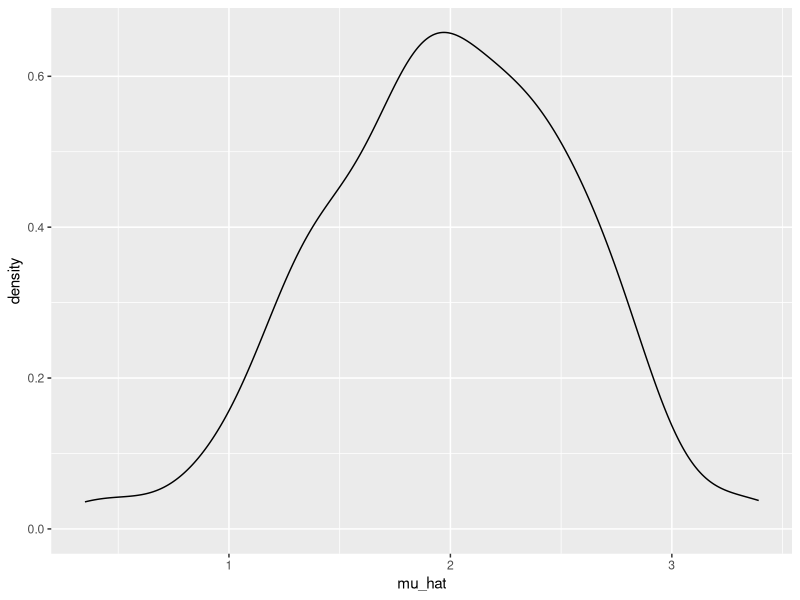
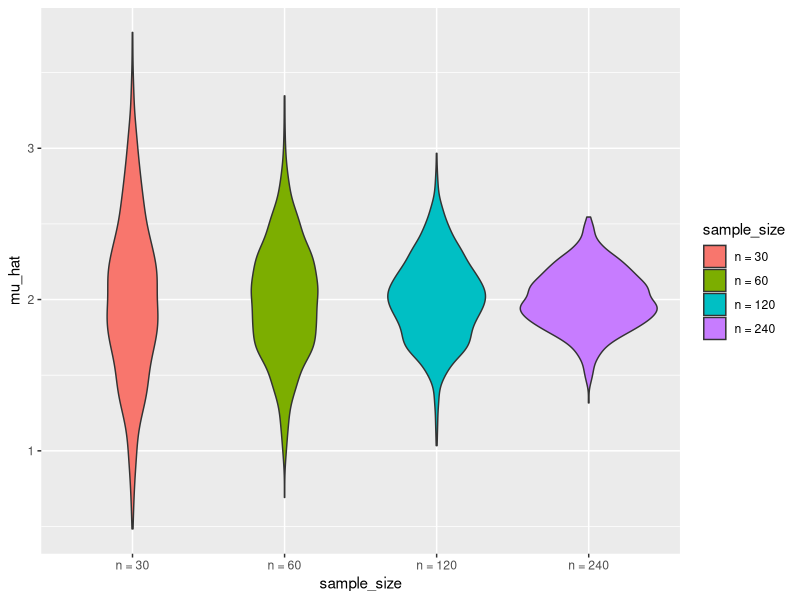
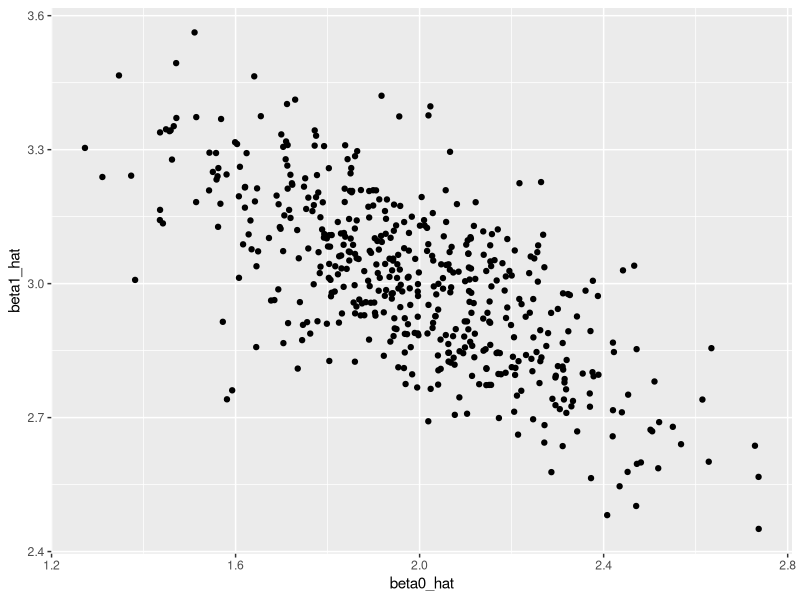
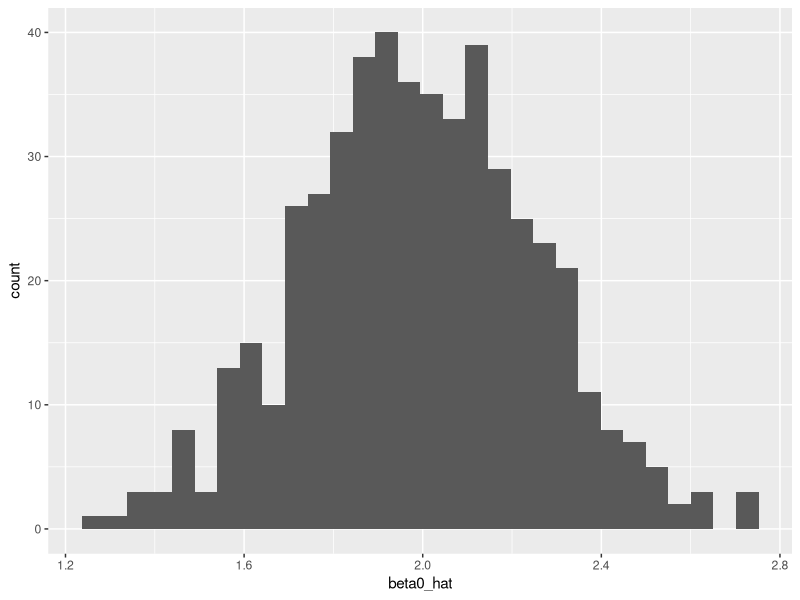
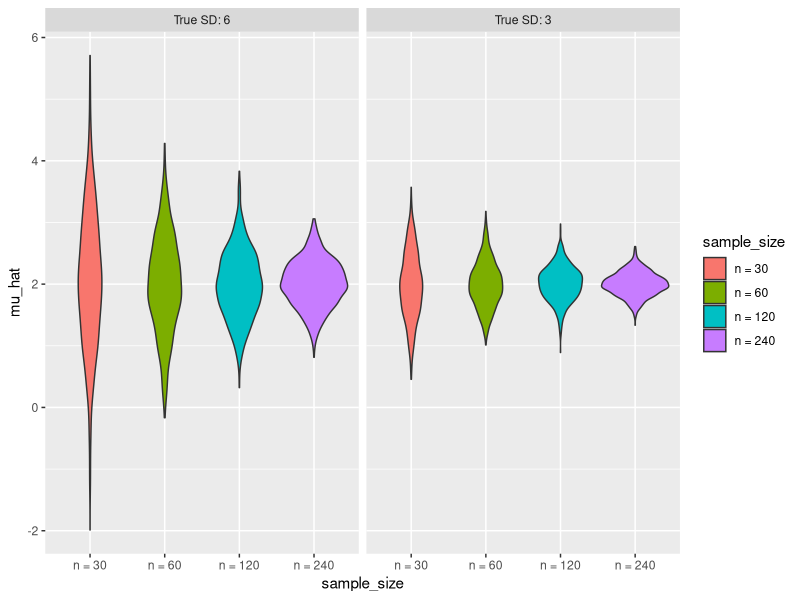

Generate these figures, in order, with R:
## ---- chunk 1
library(tidyverse)
library(ggplot2)
set.seed(1)
## ---- chunk 2
sim_mean_sd = function(n, mu = 2, sigma = 3) {
  
  sim_data = tibble(
    x = rnorm(n, mean = mu, sd = sigma),
  )
  
  sim_data |> 
    summarize(
      mu_hat = mean(x),
      sigma_hat = sd(x)
    )
}
## ---- chunk 3
output = vector("list", 100)

for (i in 1:100) {
  output[[i]] = sim_mean_sd(30)
}

sim_results = bind_rows(output)
## ---- chunk 4
sim_results_df = 
  expand_grid(
    sample_size = 30,
    iter = 1:100
  ) |> 
  mutate(
    estimate_df = map(sample_size, sim_mean_sd)
  ) |> 
  unnest(estimate_df)
## ---- chunk 5
sim_results_df |> 
  ggplot(aes(x = mu_hat)) + 
  geom_density()

sim_results_df |> 
  pivot_longer(
    mu_hat:sigma_hat,
    names_to = "parameter", 
    values_to = "estimate") |> 
  group_by(parameter) |> 
  summarize(
    emp_mean = mean(estimate),
    emp_sd = sd(estimate)) |> 
  knitr::kable(digits = 3)
## ---- chunk 6
sim_results_df =   
  map(1:100, \(i) sim_mean_sd(30, 2, 3)) |> 
  bind_rows()
## ---- chunk 7
sim_results_df = 
  expand_grid(
    sample_size = c(30, 60, 120, 240),
    iter = 1:1000
  ) |> 
  mutate(
    estimate_df = map(sample_size, sim_mean_sd)
  ) |> 
  unnest(estimate_df)
## ---- chunk 8
sim_results_df |> 
  mutate(
    sample_size = str_c("n = ", sample_size),
    sample_size = fct_inorder(sample_size)) |> 
  ggplot(aes(x = sample_size, y = mu_hat, fill = sample_size)) + 
  geom_violin()
## ---- chunk 9
sim_regression = function(n, beta0 = 2, beta1 = 3) {
  
  sim_data = 
    tibble(
      x = rnorm(n, mean = 1, sd = 1),
      y = beta0 + beta1 * x + rnorm(n, 0, 1)
    )
  
  ls_fit = lm(y ~ x, data = sim_data)
  
  tibble(
    beta0_hat = coef(ls_fit)[1],
    beta1_hat = coef(ls_fit)[2]
  )
}
## ---- chunk 10
sim_results_df = 
  expand_grid(
    sample_size = 30,
    iter = 1:500
  ) |> 
  mutate(
    estimate_df = map(sample_size, sim_regression)
  ) |> 
  unnest(estimate_df)
## ---- chunk 11
sim_results_df |> 
  summarise(
    mean_beta1_hat = mean(beta1_hat),
    mean_beta0_hat = mean(beta0_hat)
  )
## ---- chunk 12
sim_results_df |> 
  ggplot(aes(x = beta0_hat, y = beta1_hat)) + 
  geom_point()

sim_results_df |> 
  ggplot(aes(x = beta0_hat)) + 
  geom_histogram()
## ---- chunk 13
sim_results_df = 
  expand_grid(
    sample_size = c(30, 60, 120, 240),
    true_sd = c(6, 3),
    iter = 1:1000
  ) |> 
  mutate(
    estimate_df = 
      map2(sample_size, true_sd, \(n, sd) sim_mean_sd(n = n, sigma = sd))
  ) |> 
  unnest(estimate_df)
## ---- chunk 14
sim_results_df |> 
  mutate(
    true_sd = str_c("True SD: ", true_sd),
    true_sd = fct_inorder(true_sd),
    sample_size = str_c("n = ", sample_size),
    sample_size = fct_inorder(sample_size)) |> 
  ggplot(aes(x = sample_size, y = mu_hat, fill = sample_size)) + 
  geom_violin() + 
  facet_grid(. ~ true_sd)
